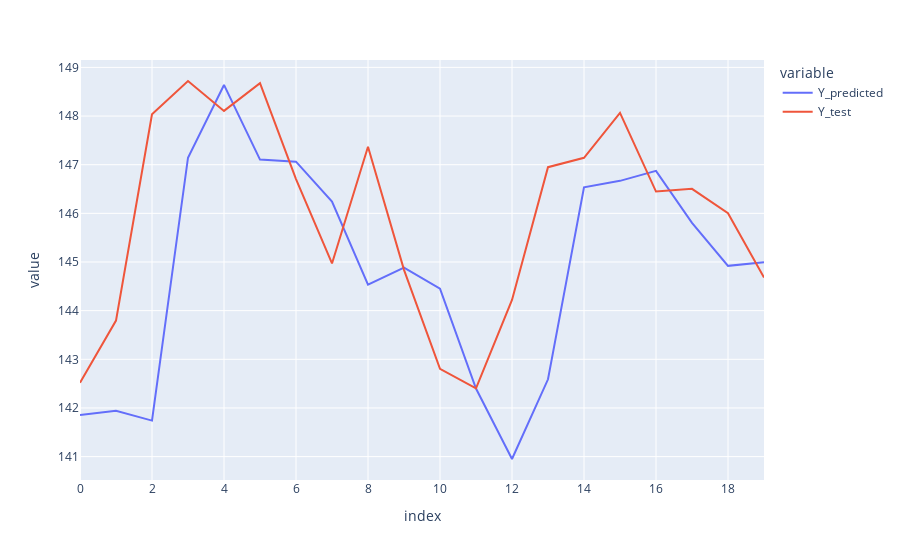

This figure's notebook cell:
### Code cell
import plotly.express as px
Y_hat_test = []
for x in X_test:
    x = x.reshape(1, n_steps, n_features)
    Y_hat_test.append(model.predict(x, verbose=0))
Y_hat_test = np.array(Y_hat_test).reshape(X_test.shape[0])
fig = px.line(y=[Y_hat_test, Y_test])
newnames = {'wide_variable_0':'Y_predicted', 'wide_variable_1': 'Y_test'}
fig.for_each_trace(lambda t: t.update(name = newnames[t.name],
                                      legendgroup = newnames[t.name],
                                     hovertemplate = t.hovertemplate.replace(t.name, newnames[t.name])
                                   )
                  )
fig.show()

### Figure 1 — Plotly figure (JSON) as saved in the notebook; plotly's stock layout.template omitted (floating-point values rounded to 4 significant figures)
{"data": [{"hovertemplate": "variable=Y_predicted<br>index=%{x}<br>value=%{y}<extra></extra>", "legendgroup": "Y_predicted", "line": {"color": "#636efa", "dash": "solid"}, "marker": {"symbol": "circle"}, "mode": "lines", "name": "Y_predicted", "orientation": "v", "showlegend": true, "type": "scatter", "x": [0, 1, 2, 3, 4, 5, 6, 7, 8, 9, 10, 11, 12, 13, 14, 15, 16, 17, 18, 19], "xaxis": "x", "y": [141.9, 141.9, 141.7, 147.1, 148.6, 147.1, 147.1, 146.2, 144.5, 144.9, 144.5, 142.4, 141.0, 142.6, 146.5, 146.7, 146.9, 145.8, 144.9, 145.0], "yaxis": "y"}, {"hovertemplate": "variable=Y_test<br>index=%{x}<br>value=%{y}<extra></extra>", "legendgroup": "Y_test", "line": {"color": "#EF553B", "dash": "solid"}, "marker": {"symbol": "circle"}, "mode": "lines", "name": "Y_test", "orientation": "v", "showlegend": true, "type": "scatter", "x": [0, 1, 2, 3, 4, 5, 6, 7, 8, 9, 10, 11, 12, 13, 14, 15, 16, 17, 18, 19], "xaxis": "x", "y": [142.5, 143.8, 148.0, 148.7, 148.1, 148.7, 146.7, 145.0, 147.4, 144.8, 142.8, 142.4, 144.2, 146.9, 147.1, 148.1, 146.4, 146.5, 146.0, 144.7], "yaxis": "y"}], "layout": {"legend": {"title": {"text": "variable"}, "tracegroupgap": 0}, "margin": {"t": 60}, "xaxis": {"anchor": "y", "domain": [0, 1], "title": {"text": "index"}}, "yaxis": {"anchor": "x", "domain": [0, 1], "title": {"text": "value"}}}}
